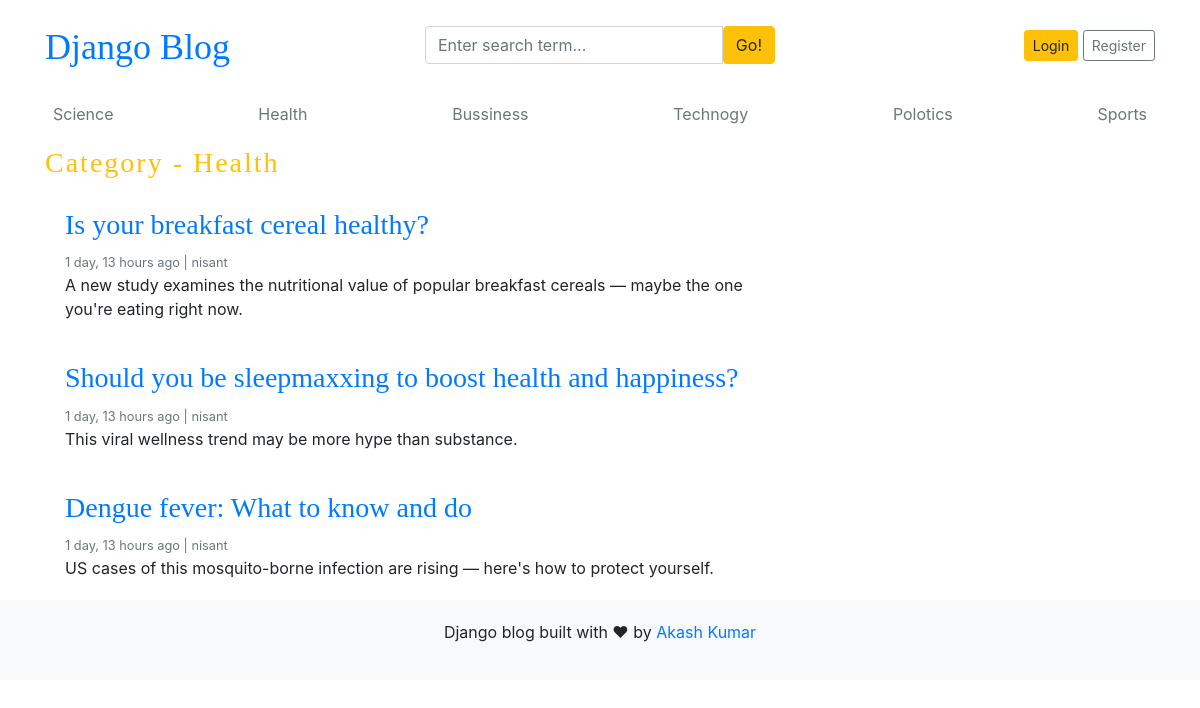
The app's page /category/2/ with its own data.
### blogs/models.py (models this page shows, shortened)
class Category(models.Model):
    category_name = models.CharField(max_length=50,unique=True)
    created_at = models.DateTimeField(auto_now_add=True)
    updated_at =models.DateTimeField(auto_now=True)
    class Meta():
        verbose_name_plural = 'Categories'
    def __str__(self):
        return self.category_name

class blogs(models.Model):
    title = models.CharField(max_length=100, unique=True)
    slug = models.SlugField(unique=True, blank=True)
    Category = models.ForeignKey(Category, on_delete=models.CASCADE)
    author = models.ForeignKey(User, on_delete=models.CASCADE)
    blog_image = models.ImageField(upload_to='uploads/%y/%m/%d/')
    short_description = models.TextField(max_length=1000)
    blog_body = models.TextField(max_length=3000)
    status = models.CharField(max_length=100, choices= STATUS_CHOICE, default='draft')
    is_feacherd = models.BooleanField(default=False)
    created_at = models.DateTimeField(auto_now_add=True)
    updated_at =models.DateTimeField(auto_now=True)
    class Meta():
        verbose_name_plural = 'Blogs'

### blogs/views.py (the view)
# urls.py: path('<int:category_id>/', views.posts_by_category, name="posts_by_category")
def posts_by_category(request,category_id):
    posts = BlogModel.objects.filter(status='published', Category= category_id)
    try:
        category = Category.objects.get(pk=category_id)
    except:
        return redirect('home')
    context = {
        'posts':posts,
        'category':category
    }
    return render(request, 'posts_by_category.html', context)

### blogs/context_processors.py (called while the page is built)
def get_categories(request):
    categories =Category.objects.all()
    return dict(categories=categories)

### templates/posts_by_category.html
{% extends 'base/base.html' %}
{% block content %}
  <h3 class="text-upercase text-warning" style="letter-spacing:2px;">Category - {{category}}</h3>
    <main role="main" class="container p-0">
      <div class="row">
        <div class="col-md-8 blog-main">
          {% for post in posts %}
          <div class="card border-0">
            <div class="card-body">
              <h3><a href="{% url 'blogs' post.slug %}">{{post.title}}</a></h3>
              <small class="mb-1 text-muted">{{post.created_at | timesince }} ago | {{post.author}}</small>
              <p class="card-text">{{post.short_description | truncatewords:20 }}</p>
            </div>
          </div>
          {% endfor %}
        </div>
      </div>
    </main>
  </div>
{% endblock %}

### templates/base/header.html (shortened to what this page needs)
{% load static %}
<!DOCTYPE html>
<html lang="en">
<head>
  <link href="https://getbootstrap.com/docs/4.0/dist/css/bootstrap.min.css" rel="stylesheet">
  <link href="{% static 'css/blog.css' %}" rel="stylesheet">
  <link rel="stylesheet" href="https://cdnjs.cloudflare.com/ajax/libs/font-awesome/4.7.0/css/font-awesome.min.css">
</head>
<body>
  <div class="container">
    <header class="blog-header py-3">
      <div class="row flex-nowrap justify-content-between align-items-center">
        <div class="col-4 pt-1">
          <a class="blog-header-logo text-blue " href="/">Django Blog</a>
        </div>
        <div class="col-4">
          <form action="{% url 'search' %}" method="GET">
            <div class="input-group">
              <input class="form-control" name="keyword" type="text" placeholder="Enter search term..."
                aria-label="Enter search term..." aria-describedby="button-search" />
              <button type="submit" class="btn btn-warning" id="button-search" type="button">Go!</button>
            </div>
          </form>
        </div>
        <div class="col-4 d-flex justify-content-end align-items-center">
          {% if not user.is_authenticated %}
          <a class="btn btn-sm btn-warning" href="{% url 'login' %}">Login</a> &nbsp;
          <a class="btn btn-sm btn-outline-secondary" href="{% url 'register'%}">Register</a>
          {% else %}
          <span><a href="{% url 'dashboard' %}" class="btn btn-warning">Dashboard</a></span>
          <span><a href="{%url 'logout' %}">Logout</a></span>
          {% endif %}
        </div>
      </div>
    </header>
    <div class="nav-scroller py-1 mb-2">
      <nav class="nav d-flex justify-content-between">
        {% for cat in categories %}
        <a class="p-2 text-muted" href="{% url 'posts_by_category' cat.id %}">{{cat.category_name}}</a>
        {% endfor %}
      </nav>
    </div>

### static/css/blog.css (style rules this page uses)
.blog-header-logo { font-family: "Playfair Display", Georgia, "Times New Roman", serif; font-size: 2.25rem; }
h1, h2, h3, h4, h5, h6 { font-family: "Playfair Display", Georgia, "Times New Roman", serif; }

### records on screen
Category: category_name "Science"
Category: category_name "Health"
Category: category_name "Bussiness"
Category: category_name "Technogy"
Category: category_name "Polotics"
Category: category_name "Sports"
blogs: title "Is your breakfast cereal healthy?", created_at "1 day, 13 hours", author "nisant", short_description "A new study examines the nutritional value of popular breakfast cereals — maybe the one you're eating right now."
blogs: title "Should you be sleepmaxxing to boost health and happiness?", created_at "1 day, 13 hours", author "nisant", short_description "This viral wellness trend may be more hype than substance."
blogs: title "Dengue fever: What to know and do", created_at "1 day, 13 hours", author "nisant", short_description "US cases of this mosquito-borne infection are rising — here's how to protect yourself."
